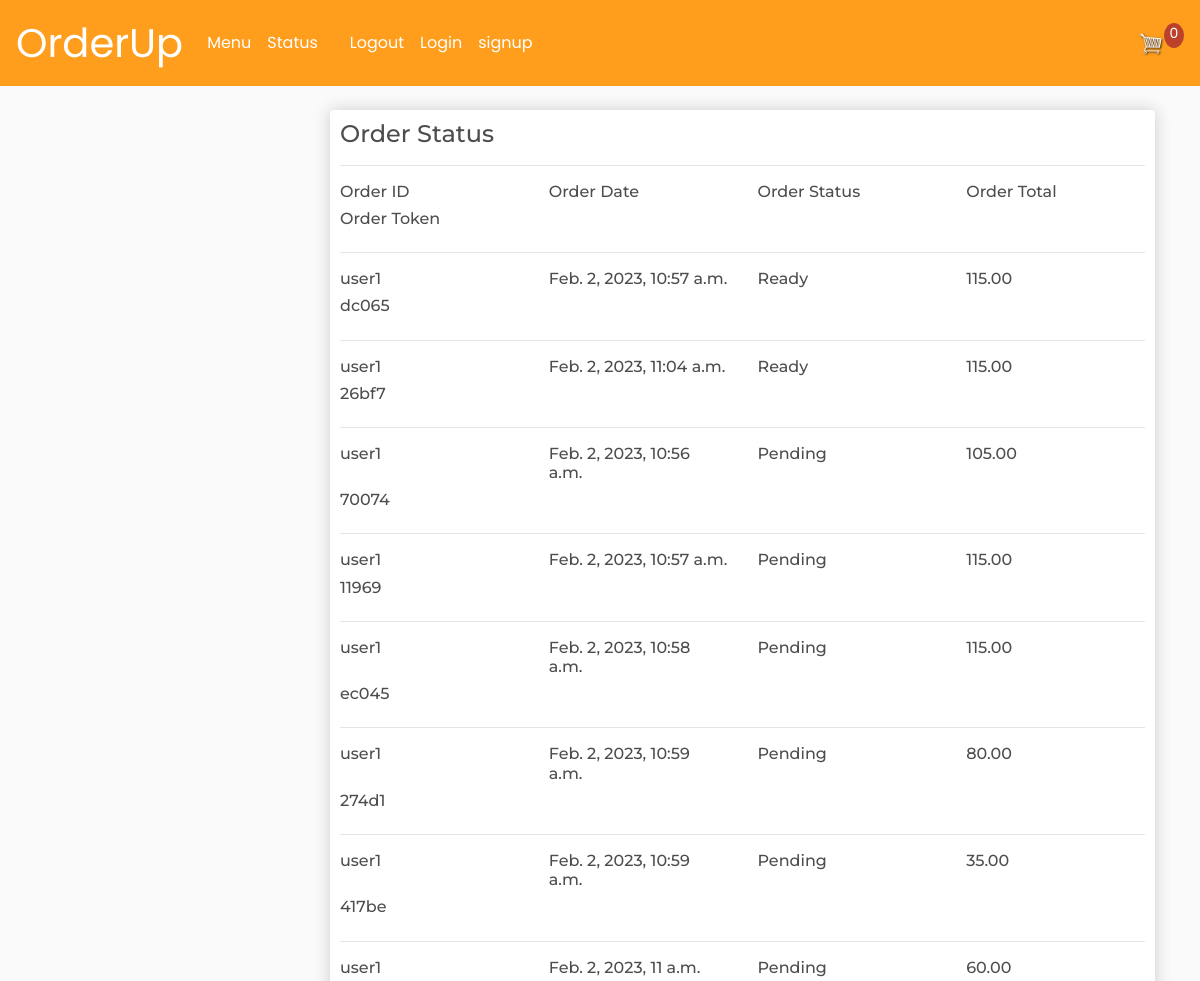
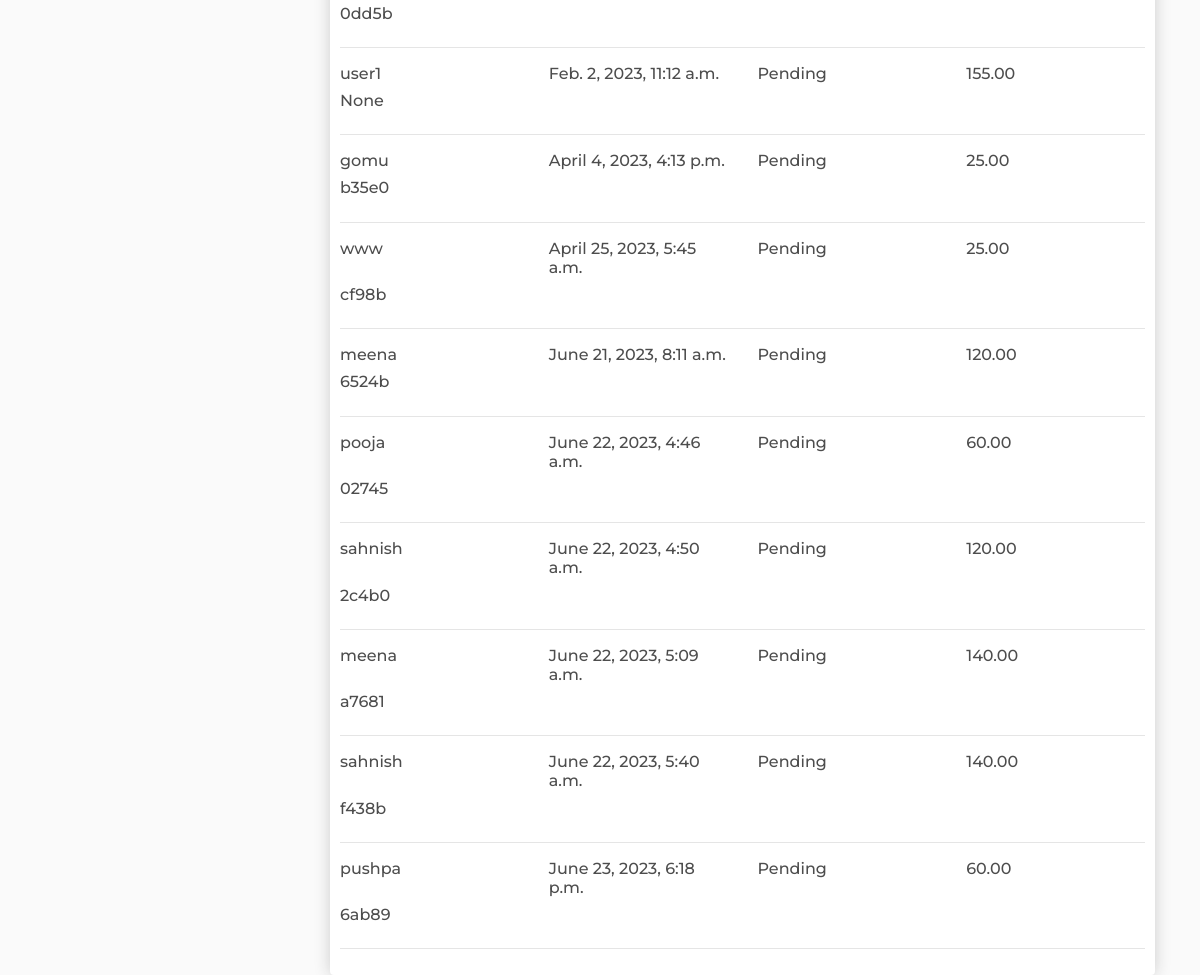
The app's page /status/ with its own data (2 pictures, top to bottom).
### store/models.py (models this page shows, shortened)
class Order(models.Model):
	STATUS = (
		('Pending', 'Pending'),
		('Ready', 'Ready'),
	)
	customer = models.ForeignKey(Customer, on_delete=models.SET_NULL, null=True, blank=True)
	date_ordered = models.DateTimeField(auto_now_add=True)
	complete = models.BooleanField(default=False)
	transaction_id = models.CharField(max_length=100, null=True)
	orderstatus = models.CharField(max_length=100, choices=STATUS, default='Pending')
	@property
	def get_cart_total(self):
		orderitems = self.orderitem_set.all()
		total = sum([item.get_total for item in orderitems])
		return total
	@property
	def get_transaction_id(self):
		transaction_id = self.transaction_id
		return transaction_id

class Customer(models.Model):
	user = models.OneToOneField(User, null=True, blank=True, on_delete=models.CASCADE)
	name = models.CharField(max_length=200, null=True)
	email = models.CharField(max_length=200)
	def __str__(self):
		return self.name

class OrderItem(models.Model):
	product = models.ForeignKey(Product, on_delete=models.SET_NULL, null=True)
	order = models.ForeignKey(Order, on_delete=models.SET_NULL, null=True)
	quantity = models.IntegerField(default=0, null=True, blank=True)
	date_added = models.DateTimeField(auto_now_add=True)
	@property
	def get_total(self):
		total = self.product.price * self.quantity
		return total

class Product(models.Model):
	name = models.CharField(max_length=200)
	price = models.DecimalField(max_digits=7, decimal_places=2)
	digital = models.BooleanField(default=False,null=True, blank=True)
	image = models.ImageField(null=True, blank=True)

### store/views.py (the view)
# urls.py: path('status/', views.status, name="status"),
def status(request):
    orderno = Order.objects.all().order_by('-orderstatus')
    data  = cartData(request)
    cartItems = data['cartItems']
    products = Product.objects.all()
    context = {"products":products, 'cartItems':cartItems, 'orderno':orderno}
    return render(request, 'store/status.html', context)

### store/utils.py (called while the page is built, shortened)
def cookieCart(request):
    try:
        cart = json.loads(request.COOKIES['cart'])
    except :
        cart = {}
    print('Cart: ',cart)
    items = []
    order = {'get_cart_total':0, 'get_cart_items':0, 'shipping':False}
    cartItems = order['get_cart_items']
    return {'cartItems':cartItems, 'order':order, 'items':items}

def cartData(request):
    if request.user.is_authenticated:
        customer = request.user.customer
        order, created = Order.objects.get_or_create(customer=customer, complete=False)
        items = order.orderitem_set.all()
        cartItems = order.get_cart_items
    else:
        cookieData = cookieCart(request)
        cartItems = cookieData['cartItems']
        order = cookieData['order']
        items = cookieData['items']
    return {'cartItems':cartItems, 'order':order, 'items':items}

### store/templates/store/status.html
{% extends 'store/main.html' %}
{% load static %}
{% block content %}
<div class="row">
    <div class="col-md-3">
    </div>
    <div class="col-md">
        <div class="box-element">
            <h4>Order Status</h4>
            <hr>
            <div class="row">
                <div class="col-md-3">
                    <h6>Order ID</h6>
                </div>
                <div class="col-md-3">
                    <h6>Order Date</h6>
                </div>
                <div class="col-md-3">
                    <h6>Order Status</h6>
                </div>
                <div class="col-md-3">
                    <h6>Order Total</h6>
                </div>
                <div class="col-md-3">
                    <h6>Order Token</h6>
                </div>
            </div>
            <hr>
            {% for order in orderno %}
            <div class="row">
                <div class="col-md-3">
                    <h6>{{order.customer}}</h6>
                </div>
                <div class="col-md-3">
                    <h6>{{order.date_ordered}}</h6>
                </div>
                <div class="col-md-3">
                    <h6>{{order.orderstatus}}</h6>
                </div>
                <div class="col-md-3">
                    <h6>{{order.get_cart_total}}</h6>
                </div>
                <div class="col-md-3">
                    <h6>{{order.get_transaction_id}}</h6>
                </div>
            </div>
            <hr>
            {% endfor %}
        </div>
    </div>
</div>
{% endblock content %}

### store/static/store/css/main.css (style rules this page uses)
body { background-color: hsl(0, 0%, 98%); }
h1,h2,h3,h4,h5,h6 { color:hsl(0, 0%, 30%); }
.box-element { box-shadow:hsl(0, 0%, 80%) 0 0 16px; background-color: #fff; border-radius: 4px; padding: 10px; font-family: 'Montserrat', sans-serif; }

### records on screen
Order: customer "user1", date_ordered "Feb. 2, 2023, 10:57 a.m.", orderstatus "Ready", get_cart_total "115.00", get_transaction_id "dc065"
Order: customer "user1", date_ordered "Feb. 2, 2023, 11:04 a.m.", orderstatus "Ready", get_cart_total "115.00", get_transaction_id "26bf7"
Order: customer "user1", date_ordered "Feb. 2, 2023, 10:56 a.m.", orderstatus "Pending", get_cart_total "105.00", get_transaction_id "70074"
Order: customer "user1", date_ordered "Feb. 2, 2023, 10:57 a.m.", orderstatus "Pending", get_cart_total "115.00", get_transaction_id "11969"
Order: customer "user1", date_ordered "Feb. 2, 2023, 10:58 a.m.", orderstatus "Pending", get_cart_total "115.00", get_transaction_id "ec045"
Order: customer "user1", date_ordered "Feb. 2, 2023, 10:59 a.m.", orderstatus "Pending", get_cart_total "80.00", get_transaction_id "274d1"
Order: customer "user1", date_ordered "Feb. 2, 2023, 10:59 a.m.", orderstatus "Pending", get_cart_total "35.00", get_transaction_id "417be"
Order: customer "user1", date_ordered "Feb. 2, 2023, 11 a.m.", orderstatus "Pending", get_cart_total "60.00", get_transaction_id "0dd5b"
Order: customer "user1", date_ordered "Feb. 2, 2023, 11:12 a.m.", orderstatus "Pending", get_cart_total "155.00", get_transaction_id "None"
Order: customer "gomu", date_ordered "April 4, 2023, 4:13 p.m.", orderstatus "Pending", get_cart_total "25.00", get_transaction_id "b35e0"
Order: customer "www", date_ordered "April 25, 2023, 5:45 a.m.", orderstatus "Pending", get_cart_total "25.00", get_transaction_id "cf98b"
Order: customer "meena", date_ordered "June 21, 2023, 8:11 a.m.", orderstatus "Pending", get_cart_total "120.00", get_transaction_id "6524b"
Order: customer "pooja", date_ordered "June 22, 2023, 4:46 a.m.", orderstatus "Pending", get_cart_total "60.00", get_transaction_id "02745"
Order: customer "sahnish", date_ordered "June 22, 2023, 4:50 a.m.", orderstatus "Pending", get_cart_total "120.00", get_transaction_id "2c4b0"
Order: customer "meena", date_ordered "June 22, 2023, 5:09 a.m.", orderstatus "Pending", get_cart_total "140.00", get_transaction_id "a7681"
Order: customer "sahnish", date_ordered "June 22, 2023, 5:40 a.m.", orderstatus "Pending", get_cart_total "140.00", get_transaction_id "f438b"
Order: customer "pushpa", date_ordered "June 23, 2023, 6:18 p.m.", orderstatus "Pending", get_cart_total "60.00", get_transaction_id "6ab89"

### other values on screen
{{ cartItems }} "0"
